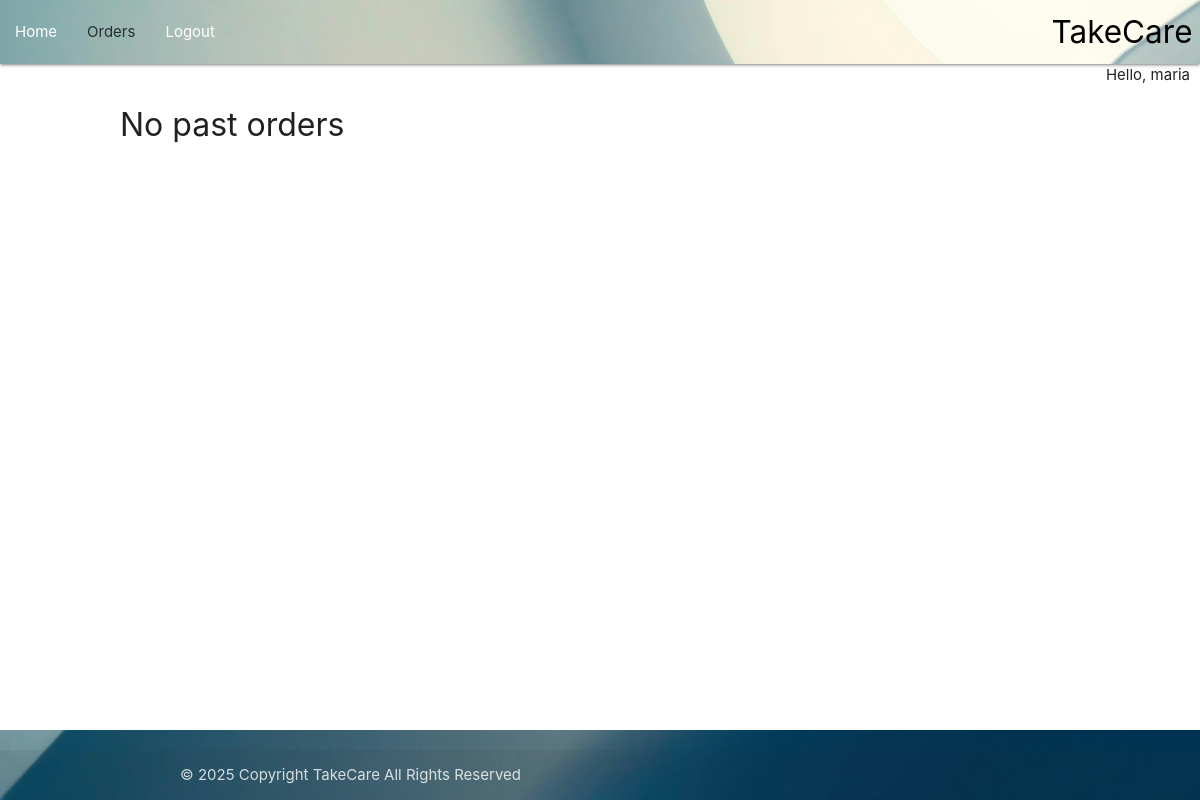
Before: /orders/ (signed in) with the older database file.
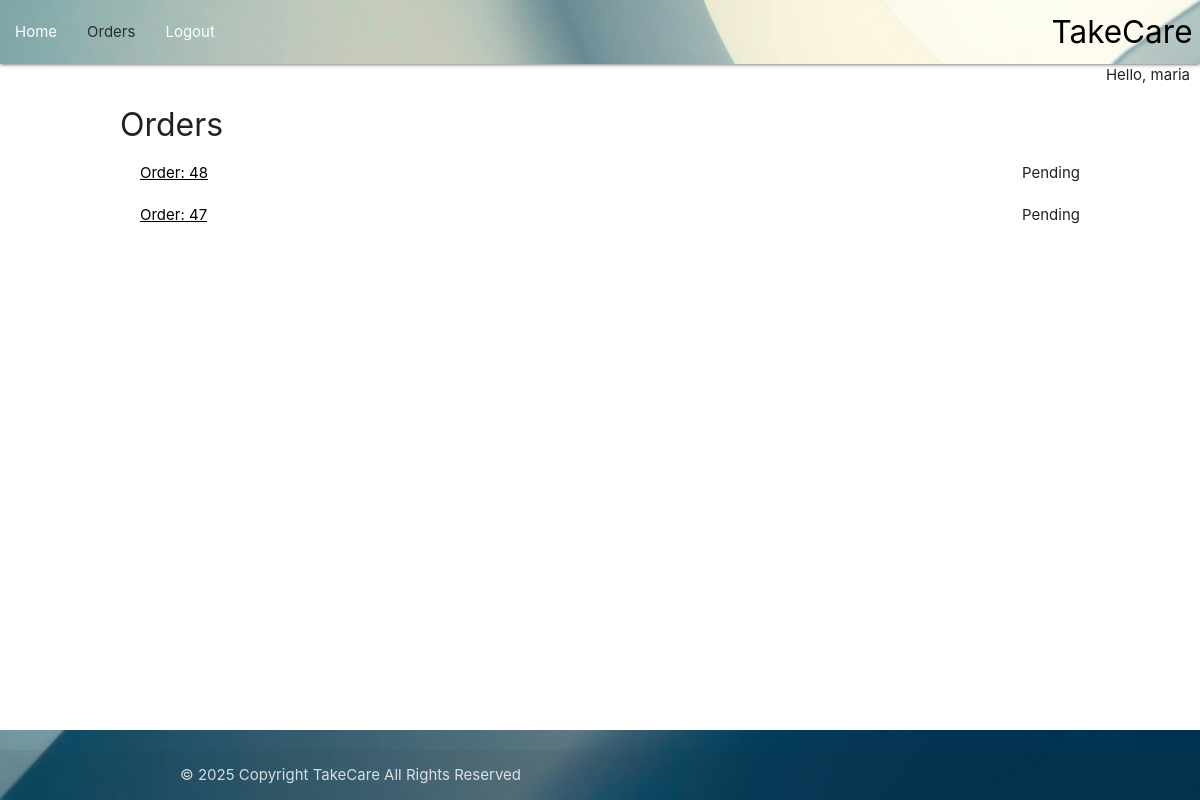
After: the same page with the newer database file.
### ordering/models.py (models this page shows, shortened)
class CustomUser(AbstractUser):
    is_approved = models.BooleanField(default=False)

class Order(models.Model):
    user = models.ForeignKey(
        settings.AUTH_USER_MODEL, on_delete=models.CASCADE, related_name='orders'
        )
    created_at = models.DateTimeField(auto_now_add=True)
    status = models.IntegerField(choices=STATUS, default=0)

### ordering/views.py (the view)
# urls.py: path("orders/", views.order_view, name="order_view"),
@login_required
def order_view(request):
    user = request.user
    orders = Order.objects.filter(user=user).order_by("-created_at")
    return render(
        request,
        "ordering/order_list.html",
        {"orders": orders}
        )

### ordering/templates/ordering/order_list.html (shortened to what this page needs)
{% extends "base.html" %}
{% load static %}
{% block content %}
{% if orders %}
    <h2 class="orders-title">Orders</h2>
{% else %}
    <h2 class="orders-title">No past orders</h2>
{% endif %}
{% for order in orders %}
<ul class="order-list">
    <li>
        <a href="#" data-id="{{ order.id }}" id="order-{{ order.id }}" class="order-in-list">Order: {{ order.id }}</a>
        <p class="{% if order.status == 1 %}approved{% elif order.status == 2 %}rejected{% else %}pending{% endif %}">
            {{ order.get_status_display }}</p>
    </li>
</ul>
{% endfor %}
{% endblock %}

### templates/base.html (shortened to what this page needs)
{% load static %}
{% url 'order' as home_url %}
{% url 'order_view' as orders_url %}
{% url 'account_login' as login_url %}
{% url 'account_signup' as signup_url %}
{% url 'account_logout' as logout_url %}
<!DOCTYPE html>
<html lang="en">
<head>
    <link rel="stylesheet" href="{% static 'css/style.css' %}">
    <link rel="stylesheet" href="https://cdnjs.cloudflare.com/ajax/libs/materialize/1.0.0/css/materialize.min.css">
</head>
{% if user.is_authenticated and user.is_approved %}
<body class="authorized-body">
    <header>
        <nav class="authorized-nav">
            <div class="nav wrapper">
                <a href="{{ home_url }}" class="brand-logo right" id="brand-logo-color">TakeCare</a>
                <ul id="nav-mobile" class="left hide-on-med-and-down">
                    <li><a class="{% if request.path == home_url %}active" aria-current="page{% endif %}"
                            href="{{ home_url }}">Home</a></li>
                    <li><a class="{% if request.path == orders_url %}active" aria-current="page{% endif %}"
                            href="{{ orders_url }}">Orders</a></li>
                    <li><a aria-current="page"
                            href="{{ logout_url}}">Logout</a></li>
                </ul>
            </div>
        </nav>
        <p class="greeting">Hello, {{ user }}</p>
    </header>
    <main>
        {% block content %}{% endblock %}
    </main>
    <footer class="page-footer">
        <div class="footer-copyright">
            <div class="container">
                © 2025 Copyright TakeCare All Rights Reserved
            </div>
        </div>
    </footer>
</body>
{% endif %}
</html>

### static/css/style.css (style rules this page uses)
* { box-sizing: border-box; margin: 0; padding: 0; }
.greeting { text-align: end; padding: 0 10px; }
.active { color: rgb(36, 48, 54); }
.authorized-body { display: flex; min-height: 100vh; flex-direction: column; }
main { flex: 1 0 auto; }
.authorized-nav, footer { background: url(../images/background.jpg) no-repeat center center fixed; background-size: cover; }
#brand-logo-color, .sidenav-trigger { color: black; }
.order-list { margin: 20px; }
.order-in-list { margin: 0 20px; color: black; text-decoration: underline; }
.order-list>li { display: flex; flex-wrap: wrap; width: 100%; }
.order-list>li>p { margin-left: auto; }
.orders-title { margin: 20px; font-size: xx-large; }
nav { background-color: rgba(36, 48, 54, 0.6); }
@media screen and (min-width: 768px) { main { width: 1000px; margin-right: auto; margin-left: auto; } }

Changed rows visible on the page:
added Order: id "48", status "Pending"
added Order: id "47", status "Pending"
Other visible differences:
text no longer shown: "No past orders"
text now shown: "Orders"
